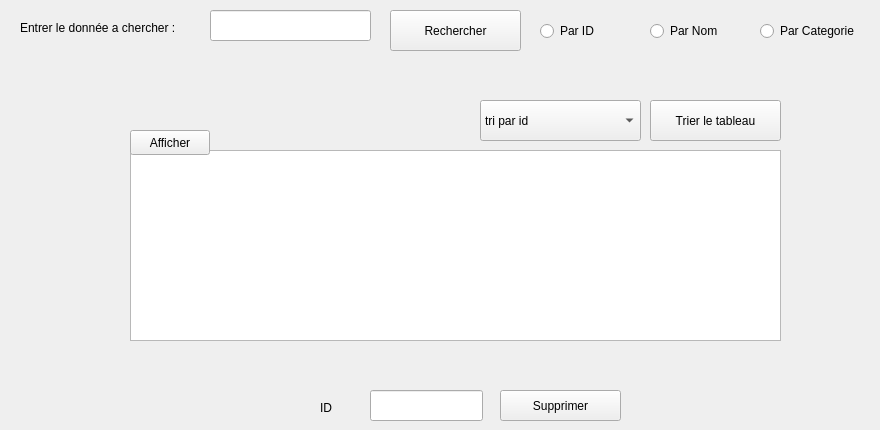
        <widget class="QWidget" name="tab_4">
         <attribute name="title">
          <string>Afficher Les Produits</string>
         </attribute>
         <widget class="QTableView" name="tableView_A">
          <property name="geometry">
           <rect>
            <x>130</x>
            <y>150</y>
            <width>651</width>
            <height>191</height>
           </rect>
          </property>
         </widget>
         <widget class="QPushButton" name="pushButton_6">
          <property name="geometry">
           <rect>
            <x>500</x>
            <y>390</y>
            <width>121</width>
            <height>31</height>
           </rect>
          </property>
          <property name="text">
           <string>Supprimer</string>
          </property>
         </widget>
         <widget class="QLineEdit" name="textDelete_2">
          <property name="geometry">
           <rect>
            <x>370</x>
            <y>390</y>
            <width>113</width>
            <height>31</height>
           </rect>
          </property>
         </widget>
         <widget class="QLabel" name="label_15">
          <property name="geometry">
           <rect>
            <x>320</x>
            <y>400</y>
            <width>21</width>
            <height>16</height>
           </rect>
          </property>
          <property name="text">
           <string>ID</string>
          </property>
         </widget>
         <widget class="QPushButton" name="TRI">
          <property name="geometry">
           <rect>
            <x>650</x>
            <y>100</y>
            <width>131</width>
            <height>41</height>
           </rect>
          </property>
          <property name="text">
           <string>Trier le tableau</string>
          </property>
         </widget>
         <widget class="QComboBox" name="choixTrie">
          <property name="geometry">
           <rect>
            <x>480</x>
            <y>100</y>
            <width>161</width>
            <height>41</height>
           </rect>
          </property>
          <property name="toolTipDuration">
           <number>-1</number>
          </property>
          <property name="currentIndex">
           <number>0</number>
          </property>
          <item>
           <property name="text">
            <string>tri par id</string>
           </property>
          </item>
          <item>
           <property name="text">
            <string>tri par categorie</string>
           </property>
          </item>
          <item>
           <property name="text">
            <string>tri par nom</string>
           </property>
          </item>
         </widget>
         <widget class="QPushButton" name="recherche_produit">
          <property name="geometry">
           <rect>
            <x>390</x>
            <y>10</y>
            <width>131</width>
            <height>41</height>
           </rect>
          </property>
          <property name="text">
           <string>Rechercher</string>
          </property>
         </widget>
         <widget class="QLineEdit" name="recherche_produit_2">
          <property name="geometry">
           <rect>
            <x>210</x>
            <y>10</y>
            <width>161</width>
            <height>31</height>
           </rect>
          </property>
         </widget>
         <widget class="QLabel" name="rehcerche_produit">
          <property name="geometry">
           <rect>
            <x>20</x>
            <y>20</y>
            <width>171</width>
            <height>16</height>
           </rect>
          </property>
          <property name="text">
           <string>Entrer le donnée a chercher :</string>
          </property>
         </widget>
         <widget class="QRadioButton" name="produit1">
          <property name="geometry">
           <rect>
            <x>540</x>
            <y>20</y>
            <width>99</width>
            <height>22</height>
           </rect>
          </property>
          <property name="text">
           <string>Par ID</string>
          </property>
         </widget>
         <widget class="QRadioButton" name="produit2">
          <property name="geometry">
           <rect>
            <x>650</x>
            <y>20</y>
            <width>99</width>
            <height>22</height>
           </rect>
          </property>
          <property name="text">
           <string>Par Nom</string>
          </property>
         </widget>
         <widget class="QRadioButton" name="produit3">
          <property name="geometry">
           <rect>
            <x>760</x>
            <y>20</y>
            <width>111</width>
            <height>22</height>
           </rect>
          </property>
          <property name="text">
           <string>Par Categorie</string>
          </property>
         </widget>
         <widget class="QPushButton" name="Afficher_Produit">
          <property name="geometry">
           <rect>
            <x>130</x>
            <y>130</y>
            <width>80</width>
            <height>25</height>
           </rect>
          </property>
          <property name="text">
           <string>Afficher</string>
          </property>
         </widget>
        </widget>
